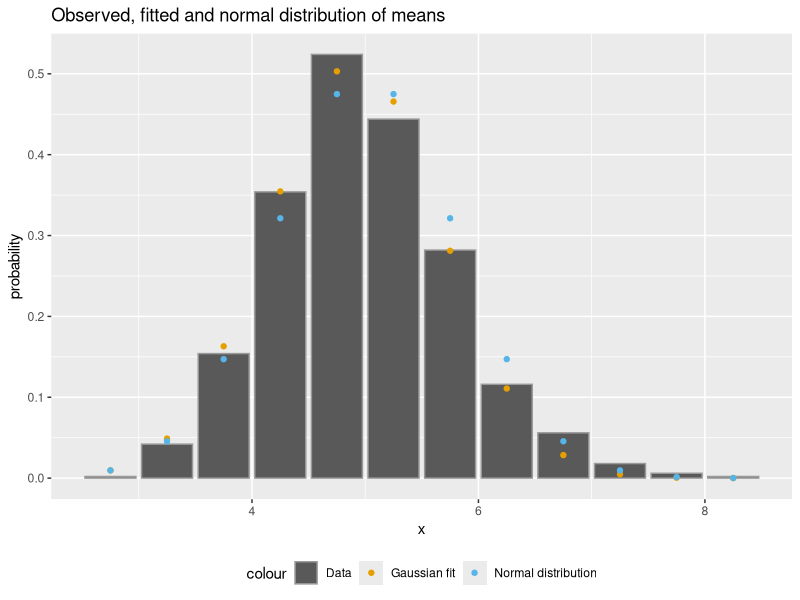

The R source for this figure:
## ---- chunk 1
knitr::opts_chunk$set(echo = TRUE)
## ---- chunk 2
lambda<-0.2
sigma<-lambda
sigmaMuExp<-1/0.2/sqrt(40)
muExp<-1/lambda
sprintf("Expected mean: %f, expected standard deviation: %f", muExp, sigmaMuExp)
## ---- chunk 3
set.seed(42)
randomMeans=NULL
for (i in 1 : 1000) randomMeans = c(randomMeans, mean(rexp(n=40, rate = 0.2)))
h<-hist(randomMeans, plot = F)
df<-data.frame(x=h$mids, probability=h$density)
## ---- chunk 4
muObs=mean(randomMeans)
sigmaMuObs=sd(randomMeans)
sprintf("Observed mean: %f, observed standard deviation: %f", muObs, sigmaMuObs)
## ---- chunk 5
# See: http://stackoverflow.com/a/15883835
g = function(p){
  d = p[3]*dnorm(df$x,mean=p[1],sd=p[2])
  sum((d-df$probability)^2)
}
o<-optim(c(5,0.79,0.5),g)
## ---- chunk 6
sprintf(
  "Mean: %f, standard deviation: %f, scale: %f of the gaussian fit",
  o$par[1],
  o$par[2],
  o$par[3]
)
## ---- chunk 7
library(ggplot2)

est<-function(x) o$par[3]/o$par[2]/sqrt(2*pi)*exp(-1/2*(x-o$par[1])^2/o$par[2]^2)
df$est=est(df$x)

print(
  ggplot()+ geom_bar(data=df, aes(x=x, y=probability, colour="Data"), stat="identity")+
    geom_point(data=df, aes(x=x, y=est, colour="Gaussian fit"))+
    geom_point(data=df, aes(x=df$x, y=dnorm(df$x, mean = 5, sd=0.8),
                            colour="Normal distribution")) +
    theme(legend.position = "bottom")+
    scale_color_manual(values=c("#999999", "#E69F00", "#56B4E9"))+
    labs(title="Observed, fitted and normal distribution of means")
)
